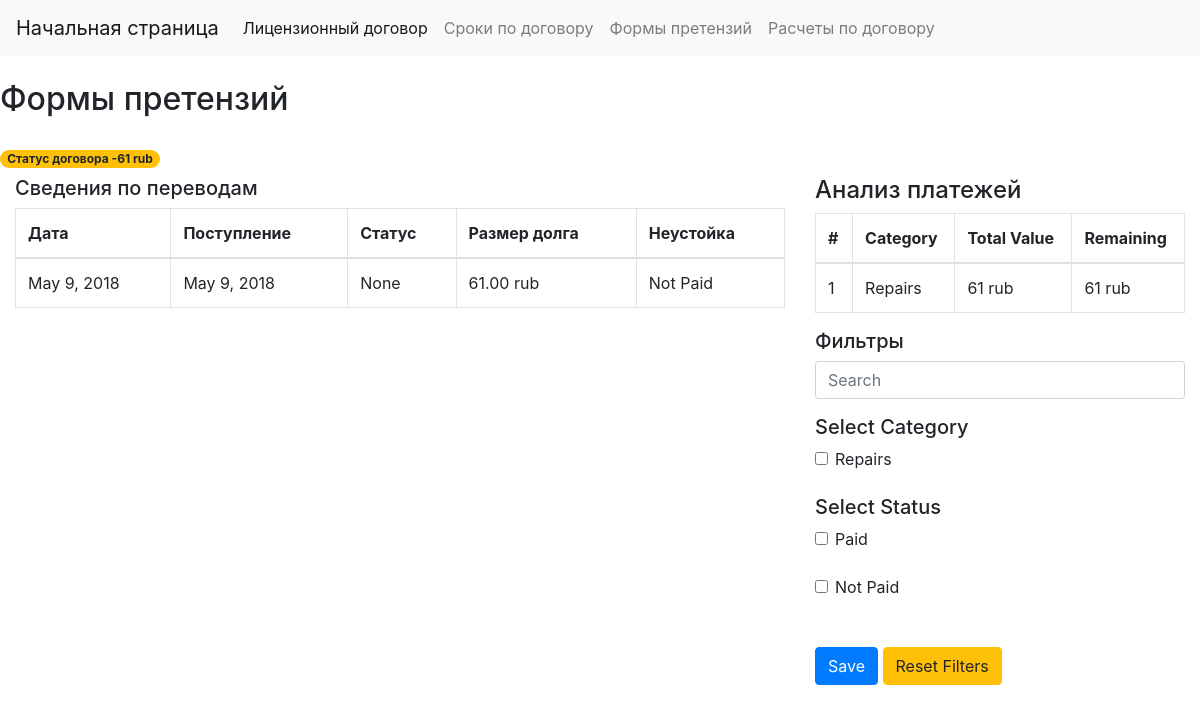
The page /expenses/ on the database its author committed.
### expenses/models.py (models this page shows, shortened)
class DefaultExpenseModel(models.Model):
    title = models.CharField(max_length=100, blank=True, null=True)
    date_expired = models.DateField()
    final_value = models.DecimalField(default=0, decimal_places=2, max_digits=20)
    paid_value = models.DecimalField(default=0, decimal_places=2, max_digits=20)
    is_paid = models.BooleanField(default=False)
    payment_method = models.ForeignKey(PaymentMethod, null=True, on_delete=models.SET_NULL)
    objects = models.Manager()
    my_query = GeneralManager()
    date_expired = models.DateField()
    date_end = models.DateField()
    class Meta:
        abstract = True
    def tag_final_value(self):
        return f'{self.final_value} {CURRENCY}'
    tag_final_value.short_description = 'Value'
    def tag_is_paid(self):
        return 'Is Paid' if self.is_paid else 'Not Paid'
    tag_is_paid.short_description = 'Paid'
    @staticmethod
    def analysis(queryset):
        total_value = 0 #queryset.aggregate(Sum('final_value'))['final_value__sum'] if queryset else 0
        paid_value = queryset.filter(is_paid=False).aggregate(Sum('final_value'))['final_value__sum']\
            if queryset.filter(is_paid=False) else 0
        diff = total_value - paid_value
        category_analysis = queryset.values('category__title').annotate(total_value=Sum('final_value'),
                                                                       remaining=Sum(F('final_value')-F('paid_value'))
                                                                       ).order_by('remaining')
        return [total_value, paid_value, diff, category_analysis]
    @staticmethod
    def filters_data(request, queryset):
        search_name = request.GET.get('search_name', None)
        cate_name = request.GET.getlist('cate_name', None)
        paid_name = request.GET.getlist('paid_name', None)
        person_name = request.GET.getlist('person_name', None)
        queryset = queryset.filter(title__icontains=search_name) if search_name else queryset
        queryset = queryset.filter(category__id__in=cate_name) if cate_name else queryset
        queryset = queryset.filter(is_paid=True) if 'paid' == paid_name else queryset.filter(is_paid=False)\
            if 'not_paid' == paid_name else queryset
        if person_name:
            try:
                queryset = queryset.filter(person__id__in=person_name)
            except:
                queryset = queryset
        return queryset

class GenericExpense(DefaultExpenseModel):
    category = models.ForeignKey(GenericExpenseCategory, null=True, on_delete=models.SET_NULL,
                                 related_name='category_expenses')
    class Meta:
        verbose_name_plural = '7. Generic Expenses'
        ordering = ['-date_expired']

class GenericExpenseCategory(models.Model):
    title = models.CharField(unique=True, max_length=150)
    balance = models.DecimalField(default=0, max_digits=20, decimal_places=2)
    class Meta:
        verbose_name_plural = '6. Expense Category'
    def __str__(self):
        return self.title
    def tag_balance(self):
        return f'{self.balance} {CURRENCY}'
    tag_balance.short_description = 'Value'

### expenses/views.py (the view)
# urls.py: path('expenses/', ExpensesListView.as_view(), name='expenses_view'),
class ExpensesListView(ListView):
    model = GenericExpense
    template_name = 'FormaPretenzii.html'#page_list.html'
    paginate_by = 100
    def get_queryset(self):
        queryset = GenericExpense.objects.all()
        queryset = GenericExpense.filters_data(self.request, queryset)
        return queryset
    def get_context_data(self, **kwargs):
        context = super(ExpensesListView, self).get_context_data(**kwargs)
        page_title = 'Формы претензий'
        categories = GenericExpenseCategory.objects.all()
        search_name, cate_name, paid_name = [self.request.GET.get('search_name', None),
                                             self.request.GET.getlist('cate_name', None),
                                             self.request.GET.getlist('paid_name')
                                             ]
        total_value, paid_value, diff, category_analysis = GenericExpense.analysis(self.object_list)
        currency = CURRENCY
        context.update(locals())
        return context

### expenses/templates/FormaPretenzii.html (shortened to what this page needs)
{% extends "index.html" %}
{% block container %}
    <div class="row">
        <h2 class="center">{{ page_title }}</h2>
    </div>
        <br>
     <div class="row">
        <label class="badge badge-pill badge-warning">Статус договора {{ diff }} {{ currency }}</label>
    </div>
    <div class="row">
        <div class="col-8">
            <h5>Сведения по переводам</h5>
            <table class="table table-bordered">
                <thead>
                    <tr>
                        <th>Дата</th>
                        <th>Поступление</th>
                        <th>Статус</th>
                        <th>Размер долга</th>
                        <th>Неустойка</th>
                    </tr>
                </thead>
                <tbody>
                    {% for order in object_list %}
                    <tr>
                        <td>{{ order.date_expired|date }}</td>
                        <td>{{ order.date_expired|date}}</td>
                        <td>{{ order.title }}</td>
                        <td>{{ order.tag_final_value }}</td>
                        <td>{{ order.tag_is_paid }}</td>
                    </tr>
                    {% empty %}
                        <tr></tr>
                    {% endfor %}
                </tbody>
            </table>
        </div>
        <div class="col-4">
            <h4>Анализ платежей</h4>
            <table class="table table-bordered">
                <thead>
                    <tr>
                        <th>#</th>
                        <th>Category</th>
                        <th>Total Value</th>
                        <th>Remaining</th>
                    </tr>
                </thead>
                <tbody>
                    {% for category in category_analysis %}
                        <tr>
                            <td>{{ forloop.counter }}</td>
                            <td>{{ category.category__title }}</td>
                            <td>{{ category.total_value }} {{ currency }}</td>
                            <td>{{ category.remaining }} {{ currency }}</td>
                        </tr>
                    {% empty %}
                        <tr>
                            <td colspan="4">No data</td>
                        </tr>
                    {% endfor %}
                </tbody>
            </table>
            <h5>Фильтры</h5>
            <form method="get">
                <div class="form-group">
                    <input class="form-control"
                           name="search_name"
                           {% if search_name %}
                            value="{{ search_name }}" placeholder="{{ search_name }}"
                           {% else %}
                            placeholder="Search"
                           {% endif %}
                    >
                </div>
                {% if categories %}
                    <h5>Select Category</h5>
                    {% for category in categories %}
                        <div class="form-check">
                            <input class="form-check-input"
                                   type="checkbox"
                                   name="cate_name"
                                   value="{{ category.id }}"
                                   id="cate_id_{{ category.id }}"
                            >
                            <label class="form-check-label" for="cate_id_{{ category.id }}">{{ category }}</label>
                        </div>
                    {% endfor %}
                {% endif %}
                <br>
                <h5>Select Status</h5>
                <div class="form-check">
                    <input class="form-check-input"
                           type="checkbox"
                           name="paid_name"
                           value="paid"
                           id="paid_"
                    >
                    <label class="form-check-label" for="paid_">Paid</label>
                </div>
                <br>
                <div class="form-check">
                    <input class="form-check-input"
                           type="checkbox"
                           name="paid_name"
                           value="not_paid"
                           id="not_paid_"
                    >
                    <label class="form-check-label" for="not_paid_">Not Paid</label>
                </div>
                <br> <br>
                <button type="submit" class="btn btn-primary">Save</button>
                <a href="{{ request.path }}" class="btn btn-warning">Reset Filters</a>
            </form>
        </div>
    </div>
{% endblock %}

### expenses/templates/index.html (shortened to what this page needs)
<!doctype html>
<html lang="en">
<head>
    <link rel="stylesheet" href="https://stackpath.bootstrapcdn.com/bootstrap/4.1.3/css/bootstrap.min.css">
</head>
<body>
{% include 'navbar.html' %}
<br>
<div class="container-fluid">
    {% block container %}{% endblock %}
  </div>
  </body>
</html>

### expenses/templates/navbar.html (shortened to what this page needs)
<nav class="navbar navbar-expand-lg navbar-light bg-light">
        <a class="navbar-brand" href="{% url 'homepage' %}">Начальная страница</a>
        <div class="collapse navbar-collapse" id="navbarSupportedContent">
              <ul class="navbar-nav mr-auto">
                  <li class="nav-item active">
                      <a class="nav-link" href="{% url 'bills_view' %}">Лицензионный договор <span class="sr-only">(current)</span></a>
                  </li>
                  <li class="nav-item">
                      <a class="nav-link" href="{% url 'payroll_view' %}">Сроки по договору</a>
                  </li>
                  <li class="nav-item">
                      <a class="nav-link" href="{% url 'expenses_view' %}">Формы претензий</a>
                  </li>
                  <li class="nav-item">
                      <a class="nav-link" href="{% url 'reports_view' %}">Расчеты по договору</a>
                  </li>
              </ul>
        </div>
    </nav>

### rows shown on the page
GenericExpense: date_expired "May 9, 2018", title "None", tag_final_value "61.00 rub", tag_is_paid "Not Paid"
GenericExpenseCategory: category__title "Repairs", total_value "61", currency "rub", remaining "61", title "Repairs"

### other values the page prints
{{ page_title }} "Формы претензий"
{{ diff }} "-61"
{{ currency }} "rub"
